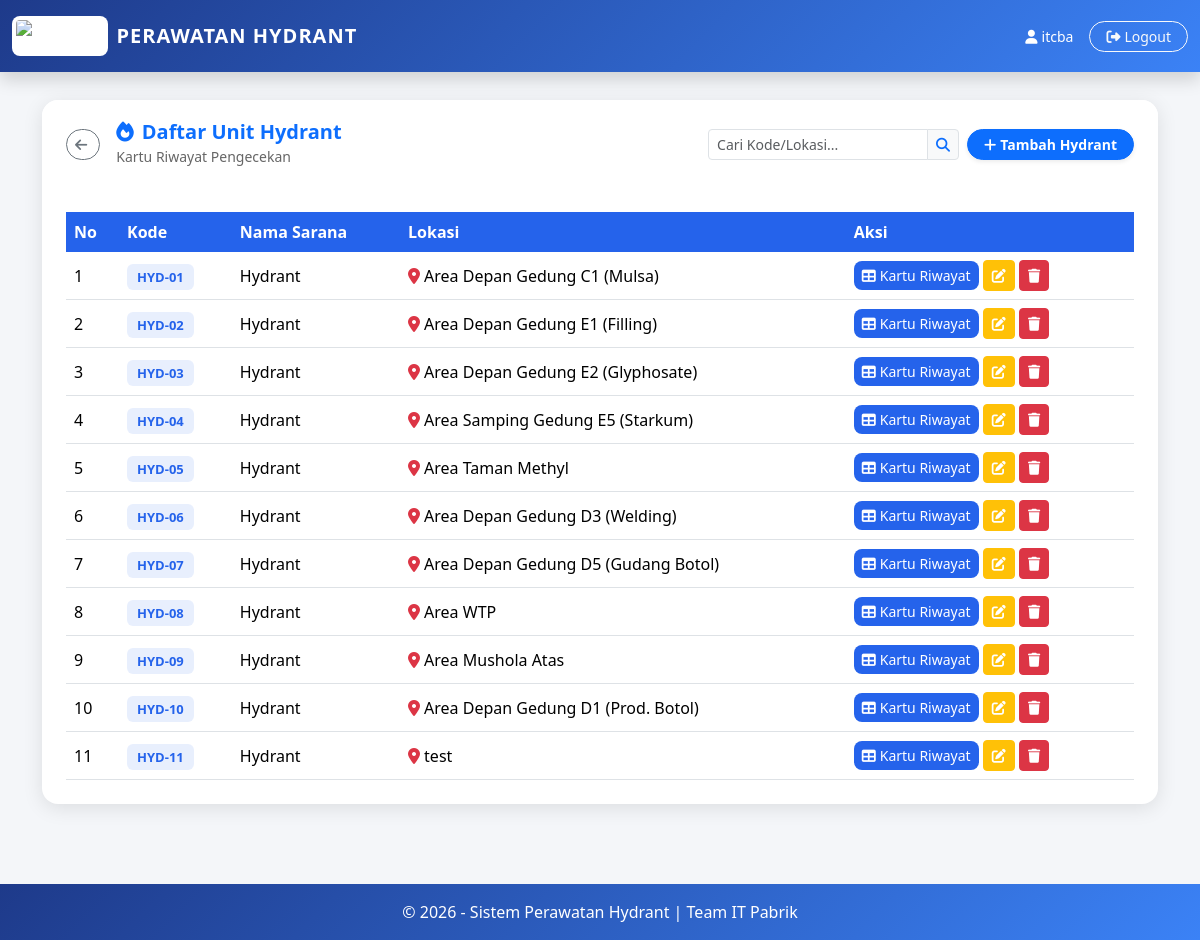
Page /hydrant_home.php (signed in) on the committed database.
### tables this page shows
CREATE TABLE `hydrant` (
  `id` int(11) NOT NULL,
  `no_kode` varchar(50) NOT NULL,
  `nama_sarana` varchar(100) DEFAULT NULL,
  `lokasi` varchar(200) DEFAULT NULL
);

### hydrant_home.php (the view, shortened to what this page needs)
<?php
include "config/koneksi.php";
mysqli_query($conn, "CREATE TABLE IF NOT EXISTS `hydrant` (
  `id` int(11) NOT NULL AUTO_INCREMENT,
  `no_kode` varchar(50) NOT NULL,
  `nama_sarana` varchar(100) DEFAULT NULL,
  `lokasi` varchar(200) DEFAULT NULL,
  PRIMARY KEY (`id`)
) ENGINE=InnoDB DEFAULT CHARSET=utf8mb4");
mysqli_query($conn, "CREATE TABLE IF NOT EXISTS `checklist_hydrant` (
  `id` int(11) NOT NULL AUTO_INCREMENT,
  `hydrant_id` int(11) NOT NULL,
  `tahun` int(4) NOT NULL,
  `bulan` tinyint(2) NOT NULL,
  `tanggal_cek` date DEFAULT NULL,
  `valve_handle` enum('Ok','Nok') DEFAULT NULL,
  `hose_coupling_conect` enum('Ok','Nok') DEFAULT NULL,
  `baut_valve_handle` enum('Ok','Nok') DEFAULT NULL,
  `fire_hose` enum('Ok','Nok') DEFAULT NULL,
  `slang_hydrant` enum('Ok','Nok') DEFAULT NULL,
  `nozzle` enum('Ok','Nok') DEFAULT NULL,
  `box_hydrant` enum('Ok','Nok') DEFAULT NULL,
  `paraf` varchar(100) DEFAULT NULL,
  `catatan` text DEFAULT NULL,
  `users_id` int(11) DEFAULT NULL,
  `created_at` datetime DEFAULT CURRENT_TIMESTAMP,
  PRIMARY KEY (`id`)
) ENGINE=InnoDB DEFAULT CHARSET=utf8mb4");
$keyword = isset($_GET['keyword']) ? mysqli_real_escape_string($conn, $_GET['keyword']) : '';
$where = "";
$listHydrant = mysqli_query($conn, "SELECT * FROM hydrant $where ORDER BY no_kode ASC");
?>
<!DOCTYPE html>
<html lang="id">
<head>
  <link href="https://cdn.jsdelivr.net/npm/bootstrap@5.3.2/dist/css/bootstrap.min.css" rel="stylesheet">
</head>
<body>
  <nav class="navbar navbar-hydrant fixed-top py-3 shadow">
    <div class="container-fluid d-flex justify-content-between align-items-center">
      <div class="d-flex align-items-center gap-2 text-white" style="cursor:pointer"
        onclick="window.location.href='dashboard.php'">
        <img src="assets/images/cba.png" alt="Logo CBA"
          style="height:40px; background:white; padding:4px; border-radius:8px;">
        <span class="fw-bold fs-5 d-none d-sm-inline" style="letter-spacing:1px">PERAWATAN HYDRANT</span>
      </div>
      <div class="d-flex align-items-center gap-2 gap-md-3">
        <span class="text-white small d-none d-md-inline"><i
            class="fa-solid fa-user me-1"></i><?= $_SESSION['username'] ?></span>
        <a href="logout.php" class="btn btn-sm btn-outline-light rounded-pill px-2 px-md-3" title="Logout">
          <span class="d-none d-sm-inline"><i class="fa-solid fa-right-from-bracket me-1"></i>Logout</span>
        </a>
      </div>
    </div>
  </nav>
  <div class="container" style="margin-top:100px; padding-bottom:40px; flex:1;">
    <div class="card card-hydrant">
      <div class="card-hydrant-header d-flex justify-content-between align-items-center flex-wrap gap-3">
        <div class="d-flex align-items-center gap-3">
          <a href="dashboard.php" class="btn btn-sm btn-outline-secondary rounded-pill" title="Kembali ke Dashboard">
            <i class="fa-solid fa-arrow-left me-1"></i><span class="d-none d-sm-inline"></span>
          </a>
          <div>
            <h5 class="fw-bold mb-0 text-primary"><i class="fa-solid fa-fire me-2"></i>Daftar Unit Hydrant</h5>
            <small class="opacity-75">Kartu Riwayat Pengecekan</small>
          </div>
        </div>
        <div class="d-flex flex-column flex-sm-row align-items-stretch align-items-sm-center gap-2 mt-3 mt-sm-0">
          <form method="GET" class="d-flex m-0">
            <div class="input-group input-group-sm w-100">
              <input type="text" name="keyword" class="form-control" placeholder="Cari Kode/Lokasi..."
                value="<?= htmlspecialchars($keyword) ?>">
              <button type="submit" class="btn btn-light text-primary border"><i
                  class="fa-solid fa-search"></i></button>
            </div>
          </form>
          <?php if (($_SESSION['role'] ?? '') === 'Admin'): ?>
          <button class="btn btn-primary btn-sm px-3 rounded-pill fw-bold shadow-sm text-nowrap"
            onclick="document.getElementById('modalTambah').classList.add('active')">
            <i class="fa-solid fa-plus me-1"></i>Tambah Hydrant
          </button>
          <?php endif; ?>
        </div>
      </div>
      <div class="card-body p-4">
        <div class="table-responsive">
          <table class="table table-hover align-middle mb-0">
            <thead>
              <tr>
                <th>No</th>
                <th>Kode</th>
                <th>Nama Sarana</th>
                <th>Lokasi</th>
                <th>Aksi</th>
              </tr>
            </thead>
            <tbody>
              <?php $no = 1;
              while ($row = mysqli_fetch_assoc($listHydrant)): ?>
                <tr>
                  <td data-label="No"><?= $no++ ?></td>
                  <td data-label="Kode"><span class="hydrant-badge"><?= htmlspecialchars($row['no_kode']) ?></span></td>
                  <td data-label="Nama Sarana"><?= htmlspecialchars($row['nama_sarana']) ?></td>
                  <td data-label="Lokasi">
                    <span><i
                        class="fa-solid fa-location-dot text-danger me-1"></i><?= htmlspecialchars($row['lokasi']) ?></span>
                  </td>
                  <td data-label="Aksi">
                    <a href="hydrant_kartu.php?hydrant_id=<?= $row['id'] ?>" class="btn btn-kartu btn-sm flex-grow-1">
                      <i class="fa-solid fa-table me-1"></i><span class="d-inline">Kartu Riwayat</span>
                    </a>
                    <?php if (($_SESSION['role'] ?? '') === 'Admin'): ?>
                      <button type="button" class="btn btn-warning btn-sm text-white" onclick="openEditModal(<?= $row['id'] ?>, '<?= htmlspecialchars(addslashes($row['lokasi'])) ?>')" title="Edit Lokasi">
                        <i class="fa-solid fa-pen-to-square"></i>
                      </button>
                      <button type="button" class="btn btn-danger btn-sm" onclick="confirmDelete(<?= $row['id'] ?>)" title="Hapus">
                        <i class="fa-solid fa-trash"></i>
                      </button>
                    <?php endif; ?>
                  </td>
                </tr>
              <?php endwhile; ?>
            </tbody>
          </table>
        </div>
      </div>
    </div>
  </div>
  <footer class="py-3 text-center">
    &copy; <?= date('Y') ?> - Sistem Perawatan Hydrant | Team IT Pabrik
  </footer>
</body>
</html>

### hydrant_home.php (style rules this page uses)
:root { --blue: #2563eb; --blue-dark: #1e3a8a; --blue-light: #3b82f6; }
body { background: #f4f6f9; font-family: 'Segoe UI', sans-serif; min-height: 100vh; display: flex; flex-direction: column; }
.navbar-hydrant { background: linear-gradient(135deg, var(--blue-dark), var(--blue-light)); }
.card-hydrant { border: none; border-radius: 16px; box-shadow: 0 4px 20px rgba(0, 0, 0, .1); }
.card-hydrant-header { background: #fff; color: #333; border-radius: 16px 16px 0 0; padding: 20px 24px; }
.hydrant-badge { background: rgba(37, 99, 235, 0.1); color: var(--blue); font-weight: 600; padding: 4px 10px; border-radius: 6px; font-size: 13px; }
.table thead th { background: var(--blue); color: #fff; border: none; white-space: nowrap; }
.table tbody td { white-space: nowrap; }
.btn-kartu { background: var(--blue); color: #fff; border: none; border-radius: 8px; }
footer { background: linear-gradient(135deg, var(--blue-dark), var(--blue-light)); color: #fff; margin-top: 40px; }

### rows in the picture
hydrant: no_kode "HYD-01", nama_sarana "Hydrant", lokasi "Area Depan Gedung C1 (Mulsa)"
hydrant: no_kode "HYD-02", nama_sarana "Hydrant", lokasi "Area Depan Gedung E1 (Filling)"
hydrant: no_kode "HYD-03", nama_sarana "Hydrant", lokasi "Area Depan Gedung E2 (Glyphosate)"
hydrant: no_kode "HYD-04", nama_sarana "Hydrant", lokasi "Area Samping Gedung E5 (Starkum)"
hydrant: no_kode "HYD-05", nama_sarana "Hydrant", lokasi "Area Taman Methyl"
hydrant: no_kode "HYD-06", nama_sarana "Hydrant", lokasi "Area Depan Gedung D3 (Welding)"
hydrant: no_kode "HYD-07", nama_sarana "Hydrant", lokasi "Area Depan Gedung D5 (Gudang Botol)"
hydrant: no_kode "HYD-08", nama_sarana "Hydrant", lokasi "Area WTP"
hydrant: no_kode "HYD-09", nama_sarana "Hydrant", lokasi "Area Mushola Atas"
hydrant: no_kode "HYD-10", nama_sarana "Hydrant", lokasi "Area Depan Gedung D1 (Prod. Botol)"
hydrant: no_kode "HYD-11", nama_sarana "Hydrant", lokasi "test"

### other values in the picture
$_SESSION['username'] "itcba"
